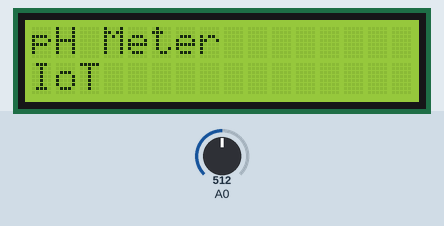
This sketch was run on a simulated Arduino Uno, built with avr-gcc and run on an emulated ATmega328P. Parts: 16×2 character LCD. Inputs (shaded band) come from the test bench; at power-on: A0 = 512. What the sketch prints to the serial monitor is not drawn.

Above: at 0.1 s.
At 5.5 s:
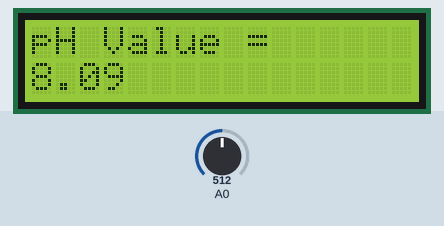

The sketch:

pHAtmega.ino
```cpp
#include <Wire.h>
#include <LiquidCrystal_I2C.h>
#include <SoftwareSerial.h>

LiquidCrystal_I2C LCD = LiquidCrystal_I2C(0x27, 16, 2);
SoftwareSerial pH(0, 1);

float calibration_value7 = 23.04 - 0.7; //21.34 - 0.7
int phval = 0;
unsigned long int avgval;
int buffer_arr[10],temp;

float ph_act;

void setup() {
  Wire.begin();
  Serial.begin(9600);
  pH.begin(9600);
  LCD.init();
  LCD.backlight();
  LCD.setCursor(0, 0);
  LCD.print("pH Meter");
  LCD.setCursor(0, 1);
  LCD.print("IoT");
  delay(5000);
  LCD.clear();
}

void loop(){
  for(int i=0;i<10;i++){
    buffer_arr[i]=analogRead(A0);
    delay(30);
  }
  for(int i=0;i<9;i++){
    for(int j=i+1;j<10;j++){
      if(buffer_arr[i]>buffer_arr[j]){
        temp=buffer_arr[i];
        buffer_arr[i]=buffer_arr[j];
        buffer_arr[j]=temp;
      }
    }
  }
  avgval=0;
  for(int i=2;i<8;i++)
  avgval+=buffer_arr[i];
  float volt=(float)avgval*5/1024.0/6;
  //Serial.print("Voltage: ");
  //Serial.println(volt);
  ph_act = -5.70 * volt + calibration_value7;

  Serial.println(ph_act);
  pH.println(ph_act);
  LCD.clear();
  LCD.setCursor(0, 0);
  LCD.print("pH Value =");
  LCD.setCursor(0, 1);
  LCD.print(ph_act);
  delay(15000);
}
```
